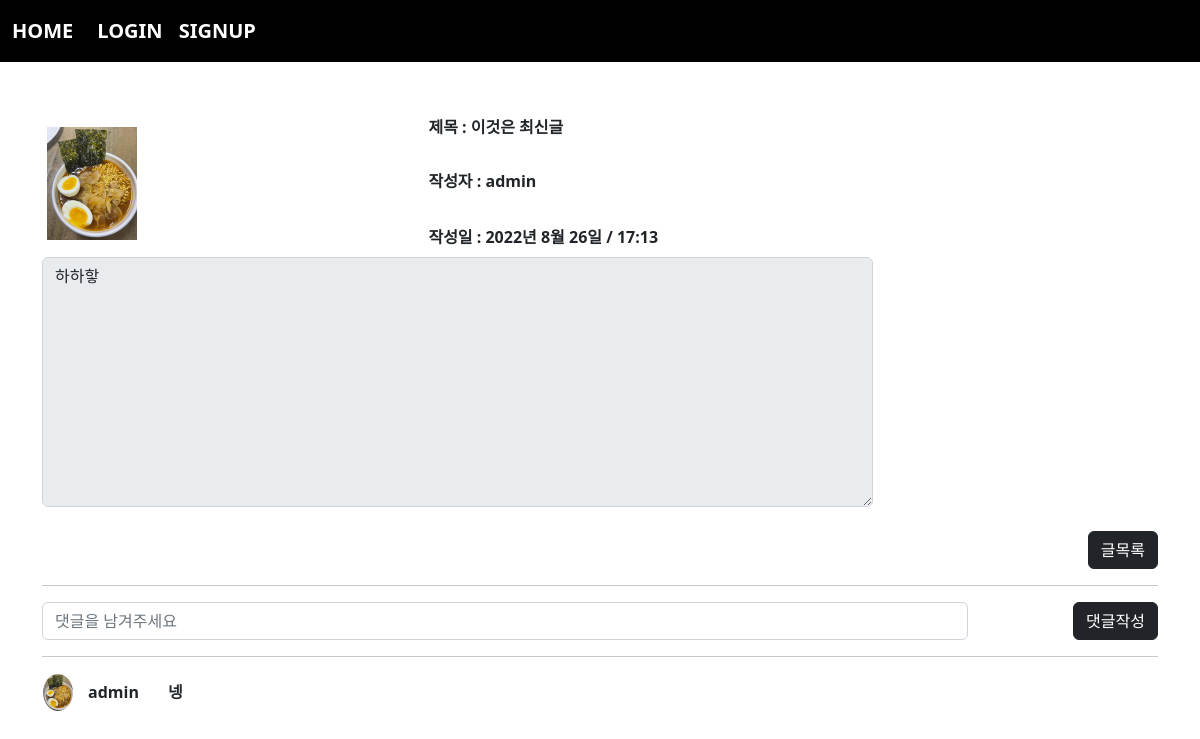
Page /board/detail/29 on the committed database.
### board/models.py (models this page shows, shortened)
class Board(models.Model):
    subject = models.CharField(max_length=100)
    writer = models.ForeignKey(User, on_delete=models.CASCADE, related_name="writer")
    content = models.TextField()
    pubdate = models.DateTimeField()
    likey = models.ManyToManyField(User, blank=True, related_name="likey")

class Reply(models.Model):
    board = models.ForeignKey(Board,on_delete=models.CASCADE)
    replyer = models.ForeignKey(User, on_delete=models.CASCADE)
    comment = models. TextField()

### acc/models.py (models this page shows)
class User(AbstractUser):
    pic = models.ImageField(upload_to="user/%y/%m")
    comment = models.TextField()
    point = models.IntegerField(default=0)
    def getpic(self):
        if self.pic:
            return self.pic.url
        return "/media/noimage.png"

### board/views.py (the view)
# urls.py: path('detail/<bpk>',views.detail, name='detail'),
def detail(request,bpk):
    b=Board.objects.get(id=bpk)
    r=b.reply_set.all()
    context={
        'b':b,
        'rset':r
    }
    return render(request, 'board/detail.html',context)

### templates/board/detail.html (shortened to what this page needs)
{%extends 'base.html'%}
{%block con%}
<div class="row mt-5">
    <table>
        <tr>
            <th rowspan="4">
                <div class="col-sm-3 m-3" >
                    <img src="{{b.writer.getpic}}" width=90px>
                </div>
            </th>
            <th>
                <b>제목 : {{b.subject}}</b>
            </th>
            <tr>
                <th>
                    <div class="text-left mt-3">
                        작성자 : <b>{{b.writer}}
                    </div>
                </th>
            </tr>
            <tr>
                <th>
                    <div class="text-left mt-3">
                        작성일 : <b> {{ b.pubdate | date:'Y년 n월 j일 / H:i' }}</b>
                    </div>
                </th>
            </tr>
    </table>
    <div class="col-sm-9">
        <textarea class="form-control" style="height:250px" disabled>{{b.content}}</textarea>
    </div>
</div>
<div class="text-end mt-4">
    <a href="{% url 'board:index'%}" class="btn btn-dark">글목록</a>
</div>
<hr>
    <form method="post" action="{% url 'board:crepl' b.id%}">
        <div class="row">
            <div class="col-sm-10">
                <input name="ncom" type="text" class="form-control" placeholder="댓글을 남겨주세요">
            </div>
            <div class="col-sm-2">
                <div class="text-end">
                    <button class="btn btn-dark">댓글작성</button>
                </div>
            </div>
        </div>
    </form>
{%for i in rset%}
    <table class="mb-3">
        <tr>
            <th width="45px"> <img src="{{i.replyer.getpic}}" width="30px" class="rounded-circle"></th>
            <th width="80px"> {{i.replyer}}</th>
            <th width="400px" style="text-align: left;"> {{i.comment}}
            </th>
        </tr>
        <hr>
    </table>
{%empty%}
    <div class="mt-5"> 댓글이 없습니다.</div>
{%endfor%}
{%endblock%}

### rows in the picture
Board: writer.getpic (picture), subject "이것은 최신글", writer "admin", pubdate "2022년 8월 26일 / 17:13", content "하하핳"
Reply: replyer.getpic (picture), replyer "admin", comment "넹"
